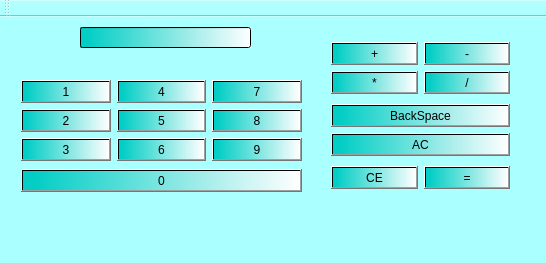
<?xml version="1.0" encoding="UTF-8"?>
<ui version="4.0">
 <class>MainWindow</class>
 <widget class="QMainWindow" name="MainWindow">
  <property name="geometry">
   <rect>
    <x>0</x>
    <y>0</y>
    <width>546</width>
    <height>263</height>
   </rect>
  </property>
  <property name="windowTitle">
   <string>计算器</string>
  </property>
  <property name="styleSheet">
   <string notr="true">background-color: rgb(170, 255, 255);</string>
  </property>
  <widget class="QWidget" name="centralWidget">
   <widget class="QLineEdit" name="resultDisplay">
    <property name="geometry">
     <rect>
      <x>80</x>
      <y>10</y>
      <width>171</width>
      <height>21</height>
     </rect>
    </property>
    <property name="styleSheet">
     <string notr="true">background-color: qlineargradient(spread:pad, x1:0, y1:0, x2:1, y2:0, stop:0.0386473 rgba(0, 205, 196, 252), stop:1 rgba(255, 255, 255, 255));</string>
    </property>
   </widget>
   <widget class="QWidget" name="layoutWidget">
    <property name="geometry">
     <rect>
      <x>320</x>
      <y>10</y>
      <width>201</width>
      <height>178</height>
     </rect>
    </property>
    <layout class="QVBoxLayout" name="verticalLayout_10">
     <item>
      <layout class="QHBoxLayout" name="horizontalLayout_2">
       <item>
        <layout class="QVBoxLayout" name="verticalLayout_4">
         <item>
          <widget class="QPushButton" name="ButtonAdd">
           <property name="styleSheet">
            <string notr="true">background-color: qlineargradient(spread:pad, x1:0, y1:0, x2:1, y2:0, stop:0.0386473 rgba(0, 205, 196, 252), stop:1 rgba(255, 255, 255, 255));</string>
           </property>
           <property name="text">
            <string>+</string>
           </property>
          </widget>
         </item>
         <item>
          <widget class="QPushButton" name="ButtonMultiple">
           <property name="styleSheet">
            <string notr="true">background-color: qlineargradient(spread:pad, x1:0, y1:0, x2:1, y2:0, stop:0.0386473 rgba(0, 205, 196, 252), stop:1 rgba(255, 255, 255, 255));</string>
           </property>
           <property name="text">
            <string>*</string>
           </property>
          </widget>
         </item>
        </layout>
       </item>
       <item>
        <layout class="QVBoxLayout" name="verticalLayout_5">
         <item>
          <widget class="QPushButton" name="ButtonMinus">
           <property name="styleSheet">
            <string notr="true">background-color: qlineargradient(spread:pad, x1:0, y1:0, x2:1, y2:0, stop:0.0386473 rgba(0, 205, 196, 252), stop:1 rgba(255, 255, 255, 255));</string>
           </property>
           <property name="text">
            <string>-</string>
           </property>
          </widget>
         </item>
         <item>
          <widget class="QPushButton" name="ButtonDivide">
           <property name="toolTip">
            <string>&lt;html&gt;&lt;head/&gt;&lt;body&gt;&lt;p&gt;不要除以0哦&lt;/p&gt;&lt;/body&gt;&lt;/html&gt;</string>
           </property>
           <property name="styleSheet">
            <string notr="true">background-color: qlineargradient(spread:pad, x1:0, y1:0, x2:1, y2:0, stop:0.0386473 rgba(0, 205, 196, 252), stop:1 rgba(255, 255, 255, 255));</string>
           </property>
           <property name="text">
            <string>/</string>
           </property>
          </widget>
         </item>
        </layout>
       </item>
      </layout>
     </item>
     <item>
      <layout class="QVBoxLayout" name="verticalLayout_7">
       <item>
        <widget class="QPushButton" name="ButtonBackSpace">
         <property name="styleSheet">
          <string notr="true">background-color: qlineargradient(spread:pad, x1:0, y1:0, x2:1, y2:0, stop:0.0386473 rgba(0, 205, 196, 252), stop:1 rgba(255, 255, 255, 255));</string>
         </property>
         <property name="text">
          <string>BackSpace</string>
         </property>
        </widget>
       </item>
       <item>
        <widget class="QPushButton" name="ButtonClear">
         <property name="styleSheet">
          <string notr="true">background-color: qlineargradient(spread:pad, x1:0, y1:0, x2:1, y2:0, stop:0.0386473 rgba(0, 205, 196, 252), stop:1 rgba(255, 255, 255, 255));</string>
         </property>
         <property name="text">
          <string>AC</string>
         </property>
        </widget>
       </item>
      </layout>
     </item>
     <item>
      <layout class="QHBoxLayout" name="horizontalLayout_3">
       <item>
        <widget class="QPushButton" name="ButtonClearAll">
         <property name="styleSheet">
          <string notr="true">background-color: qlineargradient(spread:pad, x1:0, y1:0, x2:1, y2:0, stop:0.0386473 rgba(0, 205, 196, 252), stop:1 rgba(255, 255, 255, 255));</string>
         </property>
         <property name="text">
          <string>CE</string>
         </property>
        </widget>
       </item>
       <item>
        <widget class="QPushButton" name="ButtonEqual">
         <property name="styleSheet">
          <string notr="true">background-color: qlineargradient(spread:pad, x1:0, y1:0, x2:1, y2:0, stop:0.0386473 rgba(0, 205, 196, 252), stop:1 rgba(255, 255, 255, 255));</string>
         </property>
         <property name="text">
          <string>=</string>
         </property>
        </widget>
       </item>
      </layout>
     </item>
    </layout>
   </widget>
   <widget class="QWidget" name="layoutWidget">
    <property name="geometry">
     <rect>
      <x>10</x>
      <y>50</y>
      <width>303</width>
      <height>139</height>
     </rect>
    </property>
    <layout class="QVBoxLayout" name="verticalLayout_6">
     <item>
      <layout class="QHBoxLayout" name="horizontalLayout">
       <item>
        <layout class="QVBoxLayout" name="verticalLayout">
         <item>
          <widget class="QPushButton" name="Button1">
           <property name="styleSheet">
            <string notr="true">background-color: qlineargradient(spread:pad, x1:0, y1:0, x2:1, y2:0, stop:0.0386473 rgba(0, 205, 196, 252), stop:1 rgba(255, 255, 255, 255));</string>
           </property>
           <property name="text">
            <string>1</string>
           </property>
          </widget>
         </item>
         <item>
          <widget class="QPushButton" name="Button2">
           <property name="styleSheet">
            <string notr="true">background-color: qlineargradient(spread:pad, x1:0, y1:0, x2:1, y2:0, stop:0.0386473 rgba(0, 205, 196, 252), stop:1 rgba(255, 255, 255, 255));</string>
           </property>
           <property name="text">
            <string>2</string>
           </property>
          </widget>
         </item>
         <item>
          <widget class="QPushButton" name="Button3">
           <property name="styleSheet">
            <string notr="true">background-color: qlineargradient(spread:pad, x1:0, y1:0, x2:1, y2:0, stop:0.0386473 rgba(0, 205, 196, 252), stop:1 rgba(255, 255, 255, 255));</string>
           </property>
           <property name="text">
            <string>3</string>
           </property>
          </widget>
         </item>
        </layout>
       </item>
       <item>
        <layout class="QVBoxLayout" name="verticalLayout_2">
         <item>
          <widget class="QPushButton" name="Button4">
           <property name="styleSheet">
            <string notr="true">background-color: qlineargradient(spread:pad, x1:0, y1:0, x2:1, y2:0, stop:0.0386473 rgba(0, 205, 196, 252), stop:1 rgba(255, 255, 255, 255));</string>
           </property>
           <property name="text">
            <string>4</string>
           </property>
          </widget>
         </item>
         <item>
          <widget class="QPushButton" name="Button5">
           <property name="styleSheet">
            <string notr="true">background-color: qlineargradient(spread:pad, x1:0, y1:0, x2:1, y2:0, stop:0.0386473 rgba(0, 205, 196, 252), stop:1 rgba(255, 255, 255, 255));</string>
           </property>
           <property name="text">
            <string>5</string>
           </property>
          </widget>
         </item>
         <item>
          <widget class="QPushButton" name="Button6">
           <property name="styleSheet">
            <string notr="true">background-color: qlineargradient(spread:pad, x1:0, y1:0, x2:1, y2:0, stop:0.0386473 rgba(0, 205, 196, 252), stop:1 rgba(255, 255, 255, 255));</string>
           </property>
           <property name="text">
            <string>6</string>
           </property>
          </widget>
         </item>
        </layout>
       </item>
       <item>
        <layout class="QVBoxLayout" name="verticalLayout_3">
         <item>
          <widget class="QPushButton" name="Button7">
           <property name="styleSheet">
            <string notr="true">background-color: qlineargradient(spread:pad, x1:0, y1:0, x2:1, y2:0, stop:0.0386473 rgba(0, 205, 196, 252), stop:1 rgba(255, 255, 255, 255));</string>
           </property>
           <property name="text">
            <string>7</string>
           </property>
          </widget>
         </item>
         <item>
          <widget class="QPushButton" name="Button8">
           <property name="styleSheet">
            <string notr="true">background-color: qlineargradient(spread:pad, x1:0, y1:0, x2:1, y2:0, stop:0.0386473 rgba(0, 205, 196, 252), stop:1 rgba(255, 255, 255, 255));</string>
           </property>
           <property name="text">
            <string>8</string>
           </property>
          </widget>
         </item>
         <item>
          <widget class="QPushButton" name="Button9">
           <property name="styleSheet">
            <string notr="true">background-color: qlineargradient(spread:pad, x1:0, y1:0, x2:1, y2:0, stop:0.0386473 rgba(0, 205, 196, 252), stop:1 rgba(255, 255, 255, 255));</string>
           </property>
           <property name="text">
            <string>9</string>
           </property>
          </widget>
         </item>
        </layout>
       </item>
      </layout>
     </item>
     <item>
      <widget class="QPushButton" name="Button0">
       <property name="toolTip">
        <string>&lt;html&gt;&lt;head/&gt;&lt;body&gt;&lt;p&gt;不能作为除数&lt;/p&gt;&lt;/body&gt;&lt;/html&gt;</string>
       </property>
       <property name="whatsThis">
        <string>&lt;html&gt;&lt;head/&gt;&lt;body&gt;&lt;p&gt;&lt;br/&gt;&lt;/p&gt;&lt;/body&gt;&lt;/html&gt;</string>
       </property>
       <property name="styleSheet">
        <string notr="true">background-color: qlineargradient(spread:pad, x1:0, y1:0, x2:1, y2:0, stop:0.0386473 rgba(0, 205, 196, 252), stop:1 rgba(255, 255, 255, 255));</string>
       </property>
       <property name="text">
        <string>0</string>
       </property>
      </widget>
     </item>
    </layout>
   </widget>
  </widget>
  <widget class="QMenuBar" name="menuBar">
   <property name="geometry">
    <rect>
     <x>0</x>
     <y>0</y>
     <width>546</width>
     <height>25</height>
    </rect>
   </property>
  </widget>
  <widget class="QToolBar" name="mainToolBar">
   <attribute name="toolBarArea">
    <enum>TopToolBarArea</enum>
   </attribute>
   <attribute name="toolBarBreak">
    <bool>false</bool>
   </attribute>
  </widget>
  <widget class="QStatusBar" name="statusBar"/>
 </widget>
 <layoutdefault spacing="6" margin="11"/>
 <resources/>
 <connections/>
</ui>
